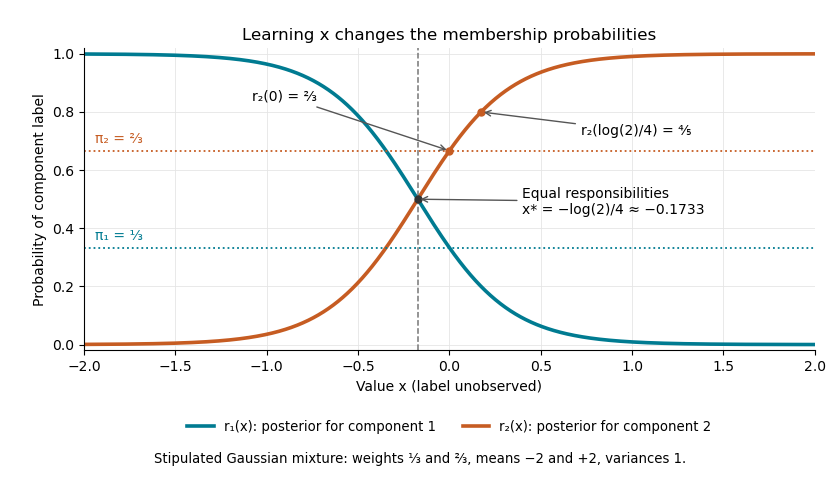

Recreate this plot in Python.
"""Analytic latent-label probabilities; Python 3.14, NumPy 2.3.5, Matplotlib 3.10.7."""

from pathlib import Path

import matplotlib.pyplot as plt
import numpy as np


def main():
    x = np.linspace(-2, 2, 1601)
    r2 = 1 / (1 + 0.5 * np.exp(-4 * x))
    r1 = 1 - r2
    boundary = -np.log(2) / 4
    point = np.log(2) / 4
    fig, ax = plt.subplots(figsize=(8.4, 4.8), dpi=100, facecolor="white")
    ax.plot(x, r1, color="#007b91", lw=2.6, label="r₁(x): posterior for component 1")
    ax.plot(x, r2, color="#c65c22", lw=2.6, label="r₂(x): posterior for component 2")
    ax.axhline(1 / 3, color="#007b91", lw=1.3, linestyle=":")
    ax.axhline(2 / 3, color="#c65c22", lw=1.3, linestyle=":")
    ax.text(-1.94, 1 / 3 + 0.025, "π₁ = ⅓", color="#007b91", fontsize=10)
    ax.text(-1.94, 2 / 3 + 0.025, "π₂ = ⅔", color="#c65c22", fontsize=10)
    ax.axvline(boundary, color="#777777", lw=1.1, linestyle="--")
    ax.plot(boundary, 0.5, "o", color="#333333", ms=5)
    ax.annotate("Equal responsibilities\nx* = −log(2)/4 ≈ −0.1733",
                xy=(boundary, 0.5), xytext=(0.4, 0.45), fontsize=10,
                arrowprops={"arrowstyle": "->", "color": "#555555"})
    ax.plot([0, point], [2 / 3, 4 / 5], "o", color="#c65c22", ms=5)
    ax.annotate("r₂(0) = ⅔", xy=(0, 2 / 3), xytext=(-1.08, 0.84),
                fontsize=10, arrowprops={"arrowstyle": "->", "color": "#555555"})
    ax.annotate("r₂(log(2)/4) = ⅘", xy=(point, 4 / 5), xytext=(0.72, 0.72),
                fontsize=10, arrowprops={"arrowstyle": "->", "color": "#555555"})
    ax.set(xlim=(-2, 2), ylim=(-0.02, 1.02), xlabel="Value x (label unobserved)",
           ylabel="Probability of component label", title="Learning x changes the membership probabilities")
    ax.set_xticks(np.arange(-2, 2.1, 0.5))
    ax.grid(color="#e5e5e5", lw=0.6)
    ax.set_axisbelow(True)
    ax.spines[["top", "right"]].set_visible(False)
    ax.set_facecolor("white")
    ax.legend(loc="upper center", bbox_to_anchor=(0.5, -0.19),
              ncol=2, fontsize=9.5, frameon=False)
    fig.text(0.5, 0.035, "Stipulated Gaussian mixture: weights ⅓ and ⅔, means −2 and +2, variances 1.",
             ha="center", fontsize=9.5)
    fig.subplots_adjust(left=0.10, right=0.97, bottom=0.27, top=0.90)
    fig.savefig(Path.cwd() / Path(__file__).with_suffix(".png").name,
                facecolor="white", transparent=False)
    plt.close(fig)


if __name__ == "__main__":
    main()
